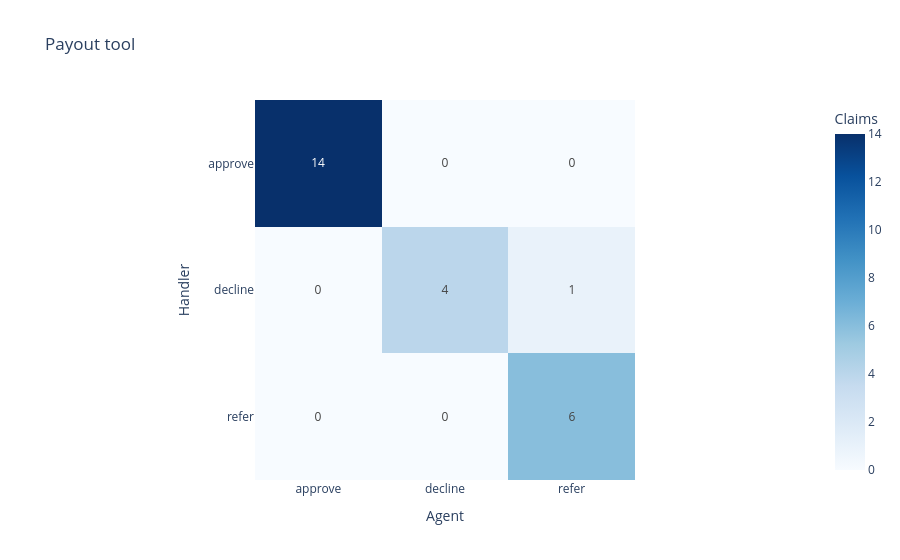

This figure's notebook cell:
### Code cell
payout_tool_table = pd.concat(payout_tool_tables, ignore_index=True)
show_confusion_matrix(payout_tool_table, "Payout tool")

### Figure 1 — Plotly figure (JSON) as saved in the notebook; plotly's stock layout.template omitted (floating-point values rounded to 4 significant figures)
{"data": [{"coloraxis": "coloraxis", "hovertemplate": "Agent: %{x}<br>Handler: %{y}<br>Claims: %{z}<extra></extra>", "name": "0", "texttemplate": "%{z}", "type": "heatmap", "x": ["approve", "decline", "refer"], "xaxis": "x", "y": ["approve", "decline", "refer"], "yaxis": "y", "z": [[14, 0, 0], [0, 4, 1], [0, 0, 6]]}], "layout": {"coloraxis": {"autocolorscale": false, "colorbar": {"title": {"text": "Claims"}}, "colorscale": [[0.0, "rgb(247,251,255)"], [0.125, "rgb(222,235,247)"], [0.25, "rgb(198,219,239)"], [0.375, "rgb(158,202,225)"], [0.5, "rgb(107,174,214)"], [0.625, "rgb(66,146,198)"], [0.75, "rgb(33,113,181)"], [0.875, "rgb(8,81,156)"], [1.0, "rgb(8,48,107)"]]}, "title": {"text": "Payout tool"}, "xaxis": {"anchor": "y", "constrain": "domain", "domain": [0.0, 1.0], "scaleanchor": "y", "title": {"text": "Agent"}}, "yaxis": {"anchor": "x", "autorange": "reversed", "constrain": "domain", "domain": [0.0, 1.0], "title": {"text": "Handler"}}}}
